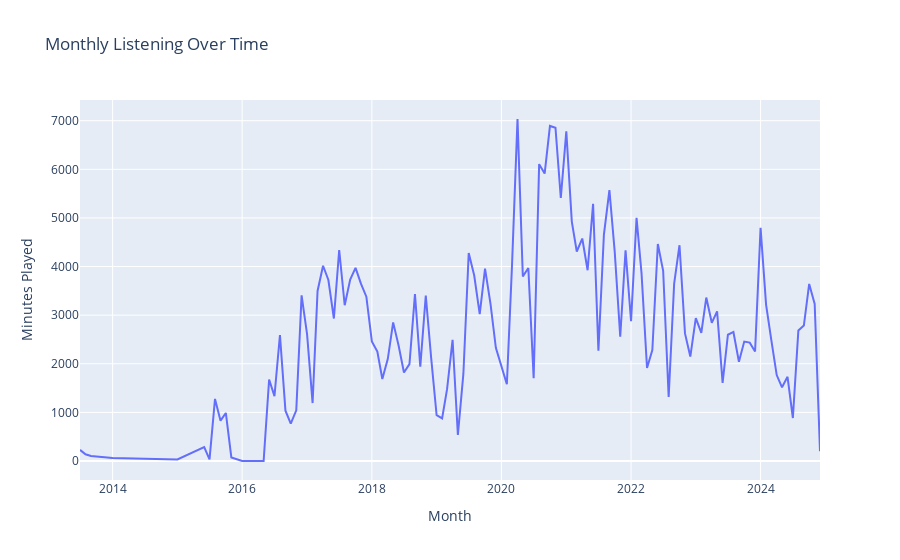

Notebook code cell kept with this figure:
### Code cell
# Group by month
df['month'] = df['ts'].dt.to_period('M')
monthly = df.groupby('month')['minutes_played'].sum()

# Convert to string for plotting
monthly.index = monthly.index.astype(str)

# Chart
fig = px.line(
    x=monthly.index, 
    y=monthly.values,
    title='Monthly Listening Over Time',
    labels={'x': 'Month', 'y': 'Minutes Played'}
)
fig.show()
